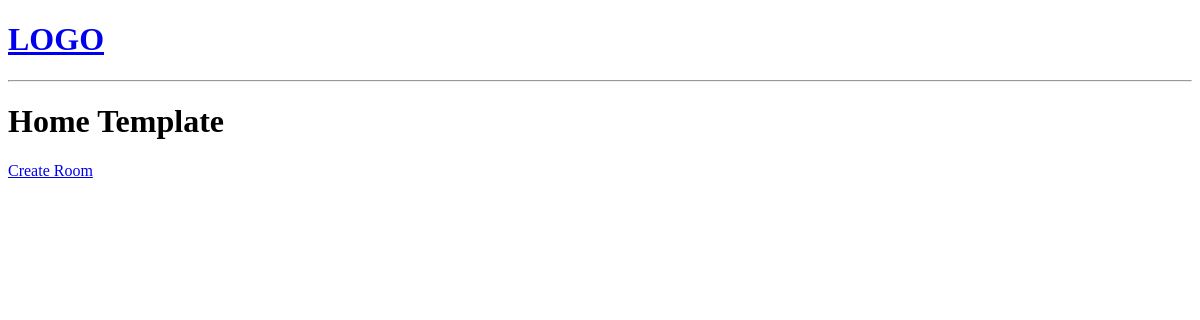
The app's page /, older data.
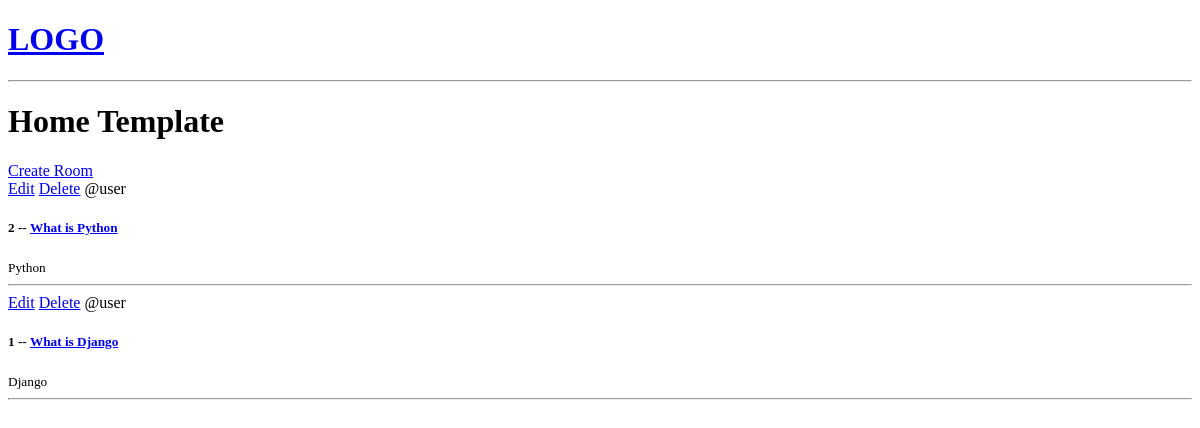
The same page, newer data.
### base/models.py (models this page shows, shortened)
class Room(models.Model):
    host = models.ForeignKey(User, on_delete=models.SET_NULL, null=True)
    topic = models.ForeignKey(Topic, on_delete=models.SET_NULL, null=True)
    name = models.CharField(max_length=200)
    description = models.TextField(null=True, blank=True)
    updated = models.DateTimeField(auto_now=True)
    created = models.DateTimeField(auto_now_add=True)
    class Meta:
        ordering = ['-updated', '-created']

class Topic(models.Model):
    name = models.CharField(max_length=200)

### base/views.py (the view)
# urls.py: path('', views.home, name='home'),
def home(request):
    rooms = Room.objects.all()
    context = {'rooms': rooms}
    return render(request, 'base/home.html', context)

### base/templates/base/home.html
{% extends 'main.html' %}
{% block content %}
<h1>Home Template</h1>
<div>
    <a href="{% url 'create-room' %}">Create Room</a>
    <div>
        {% for room in rooms %}
        <div>
            <a href="{% url 'update-room' room.id %}">Edit</a>
            <a href="{% url 'delete-room' room.id %}">Delete</a>
            <span>@{{room.host.username}}</span>
            <h5>{{room.id}} -- <a href="{% url 'room' room.id %}">{{room.name}}</a></h5>
        <small>{{room.topic.name}}</small>
        <hr>
        </div>
        {% endfor %}
    </div>
</div>
{% endblock content %}

### templates/main.html (shortened to what this page needs)
<!DOCTYPE html>
<html lang="en">
<head>
</head>
<body>
    {% include 'navbar.html' %}
    {% block content %}
    {% endblock %}
</body>
</html>

### templates/navbar.html
<a href='/'>
    <h1>LOGO</h1>
</a>
<hr>

Row changes from the older to the newer data that the page shows:
added Room: host.username "user", id "2", name "What is Python", topic.name "Python"
added Room: host.username "user", id "1", name "What is Django", topic.name "Django"
